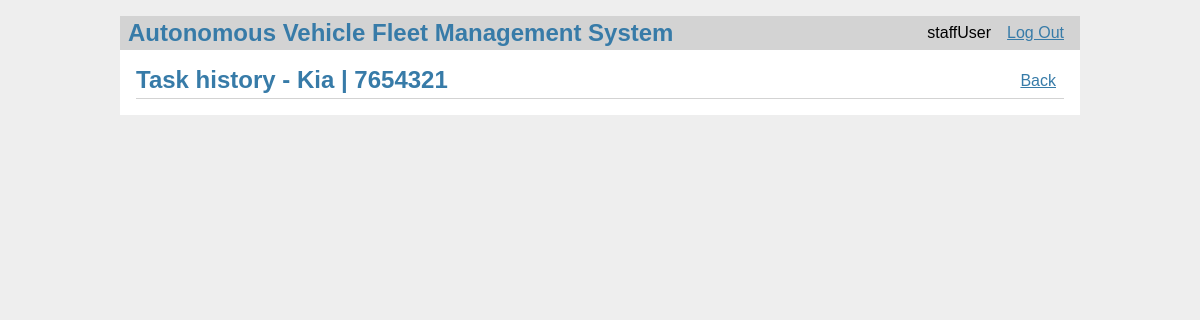
/vehicles/task_history?vid=2 (signed in), run on an earlier commit of the app's database.
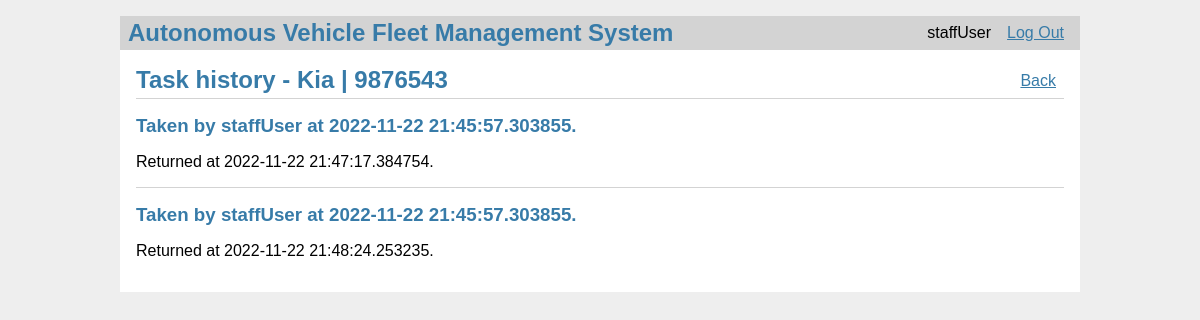
And on a later commit of the database.
### models.py (models this page shows, shortened)
class Vehicle(db.Model):
    id = db.Column(db.Integer, primary_key=True)
    manufacturer = db.Column(db.String(80), unique=False, nullable=False)
    license_plate_number = db.Column(
        db.String(80), unique=True, nullable=False)
    user_id = db.Column(db.Integer, nullable=True)
    available = db.Column(db.Boolean, unique=False,
                          nullable=False, default=True)

class User(db.Model):
    id = db.Column(db.Integer, primary_key=True)
    username = db.Column(db.String(80), unique=True, nullable=False)
    password = db.Column(db.String(80), unique=True, nullable=False)
    role = db.Column(db.String(80), unique=False, nullable=False)

class VehicleTask(db.Model):
    id = db.Column(db.Integer, primary_key=True)
    vehicle_id = db.Column(db.Integer, nullable=False)
    user_id = db.Column(db.Integer, nullable=False)
    completed = db.Column(db.Boolean, unique=False,
                          nullable=False, default=False)
    start_time = db.Column(db.DateTime, nullable=False)
    end_time = db.Column(db.DateTime, nullable=True)

### vehicles.py (the view)
@bp.route('/task_history', methods=('GET', 'POST'))
def task_history():
    vid = request.args.get('vid')
    vehicle = Vehicle.query.filter_by(id=vid).first()
    tasks = VehicleTask.query.filter_by(vehicle_id=vid).all()
    users = {
        user.id: user for user in
        User.query.filter(User.id.in_(
            [task.user_id for task in tasks]
        )).all()
    }
    return render_template('vehicles/task_history.html', vehicle=vehicle, tasks=tasks, users=users)

### auth.py (called while the page is built)
@bp.before_app_request
def load_logged_in_user():
    user_id = session.get('user_id')
    if user_id is None:
        g.user = None
    else:
        g.user = User.query.filter_by(id=user_id).first()

### templates/vehicles/task_history.html
{% extends 'base.html' %}
{% block header %}
<h1>Task history - {% block title %}{{ vehicle.manufacturer }} | {{ vehicle.license_plate_number }}{% endblock %}</h1>
{% if g.user.role == 'STAFF' %}
<a class="action" href="{{ url_for('vehicles.index') }}">Back</a>
{% endif %}
{% endblock %}
{% block content %}
{% for t in tasks %}
<article class="task">
    <header>
        <div>
            <h1>Taken by {{ users[t.user_id].username }} at {{ t.start_time }}.</h1>
            {% if t.end_time %}
            <p>Returned at {{ t.end_time }}.</p>
            {% else %}
            <p>Not yet returned.</p>
            {% endif %}
        </div>
    </header>
</article>
{% if not loop.last %}
<hr>
{% endif %}
{% endfor %}
{% endblock %}

### templates/base.html (shortened to what this page needs)
<!doctype html>
<link rel="stylesheet" href="{{ url_for('static', filename='style.css') }}">
<nav>
    <h1>Autonomous Vehicle Fleet Management System</h1>
    <ul>
        {% if g.user %}
        <li><span>{{ g.user['username'] }}</span>
        <li><a href="{{ url_for('auth.logout') }}">Log Out</a>
            {% else %}
        <li><a href="{{ url_for('auth.register') }}">Register</a>
        <li><a href="{{ url_for('auth.login') }}">Log In</a>
            {% endif %}
    </ul>
</nav>
<section class="content">
    <header>
        {% block header %}{% endblock %}
    </header>
    {% block content %}{% endblock %}
</section>

What changed in the data, as far as the page shows it:
changed Vehicle "Kia": license_plate_number "7654321" → "9876543"
added VehicleTask: {{ users[t.user_id].username }} "staffUser", start_time "2022-11-22 21:45:57.303855", end_time "2022-11-22 21:47:17.384754"
added VehicleTask: {{ users[t.user_id].username }} "staffUser", start_time "2022-11-22 21:45:57.303855", end_time "2022-11-22 21:48:24.253235"
